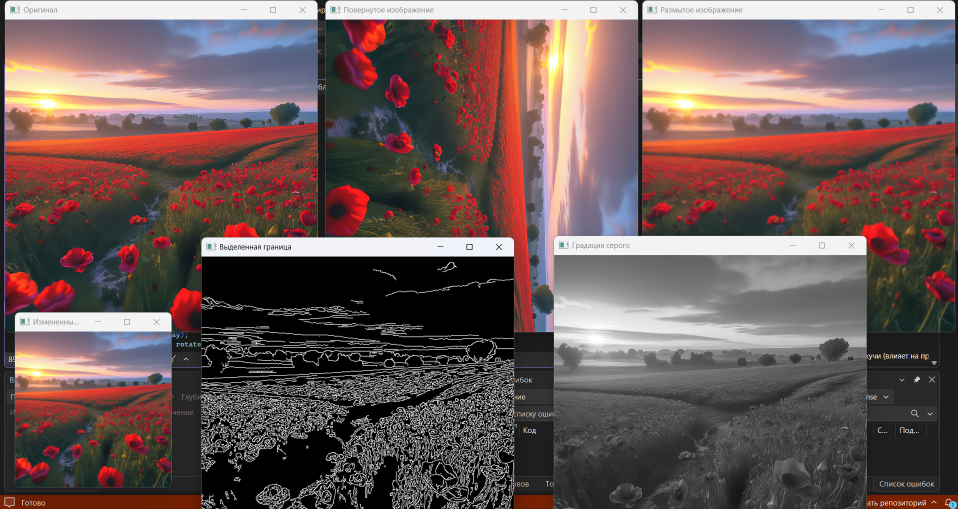
//> input picture lab1/lab1.png, 1915 x 1018 px, given in place of lab1.jpg, which was not available (shown at 1/2 size)
$ ./rzo_lab1_8sem   (built with g++ and OpenCV 4)
//> lines starting //> are read from the running program, lines starting //| are printed output that depends on the picture; pictures that were not available may be replaced by others from this repository, and a replacement may not be noted
#include <opencv2/opencv.hpp>
#include <iostream>

    int main()
{
    cv::Mat img = cv::imread("lab1.jpg");
//> img is the input picture: 1018 rows x 1915 cols, CV_8UC3; mean B, G, R 88.9, 90.3, 109.7

    if (img.empty()) {
        std::cout << "Ошибка загрузки изображения!" << std::endl;
        return -1;
    }

    cv::Mat gray;
    cv::cvtColor(img, gray, cv::COLOR_BGR2GRAY);
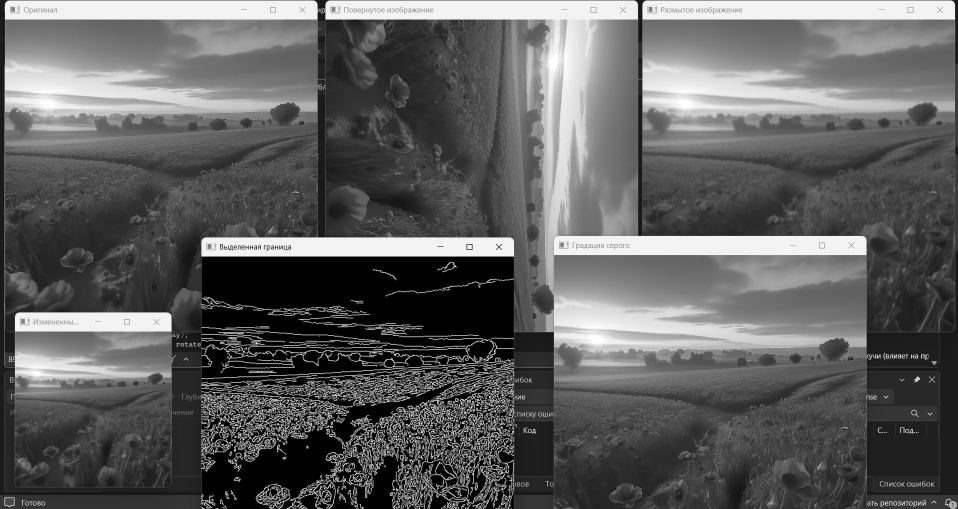
//> gray: 1018 rows x 1915 cols, CV_8UC1 (shown at 1/2 size); min 0, max 255, mean 95.9

    cv::Mat resized;
    cv::resize(img, resized, cv::Size(), 0.5, 0.5);
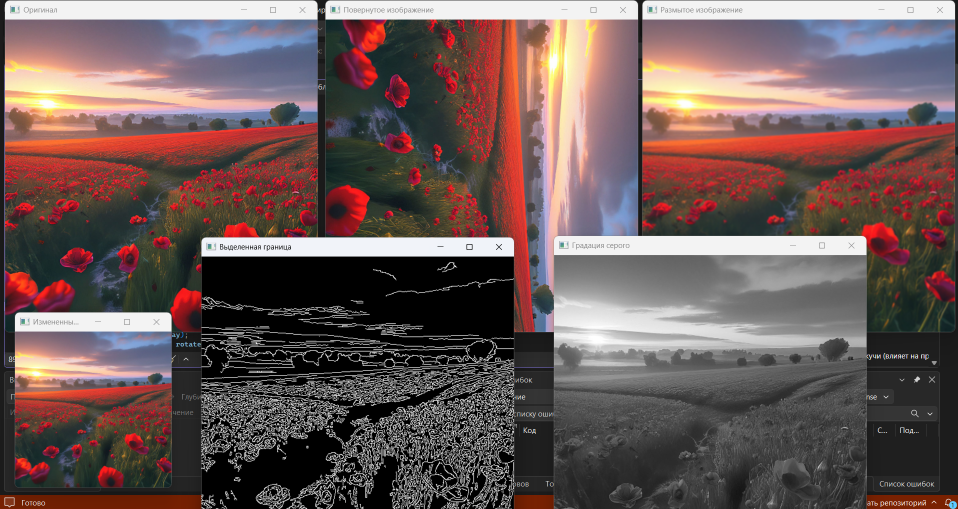
//> resized: 509 rows x 958 cols, CV_8UC3; mean B, G, R 89, 90.4, 109.8

    cv::Mat rotated;
    cv::rotate(img, rotated, cv::ROTATE_90_CLOCKWISE);
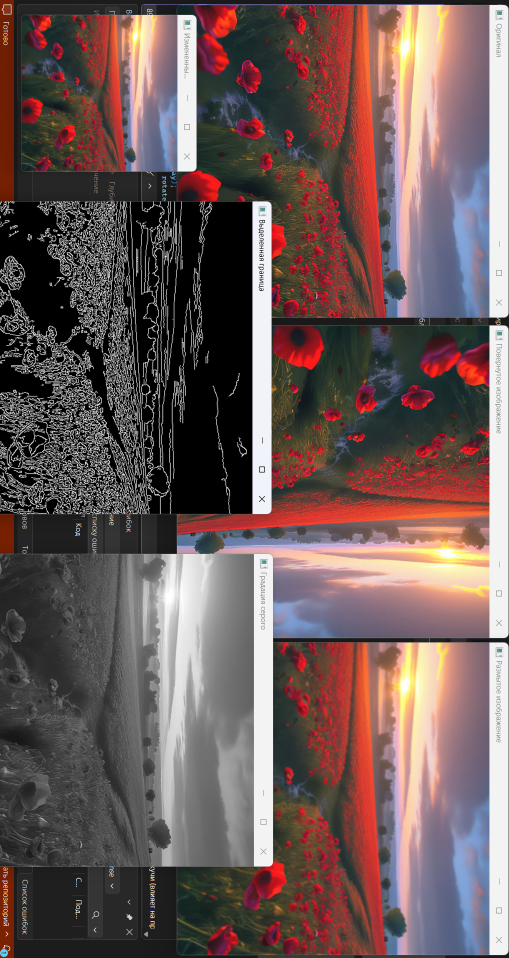
//> rotated: 1915 rows x 1018 cols, CV_8UC3 (shown at 1/2 size); mean B, G, R 88.9, 90.3, 109.7

    cv::Mat blurred;
    cv::GaussianBlur(img, blurred, cv::Size(5, 5), 0);

    cv::Mat edges;
    cv::Canny(img, edges, 50, 150);
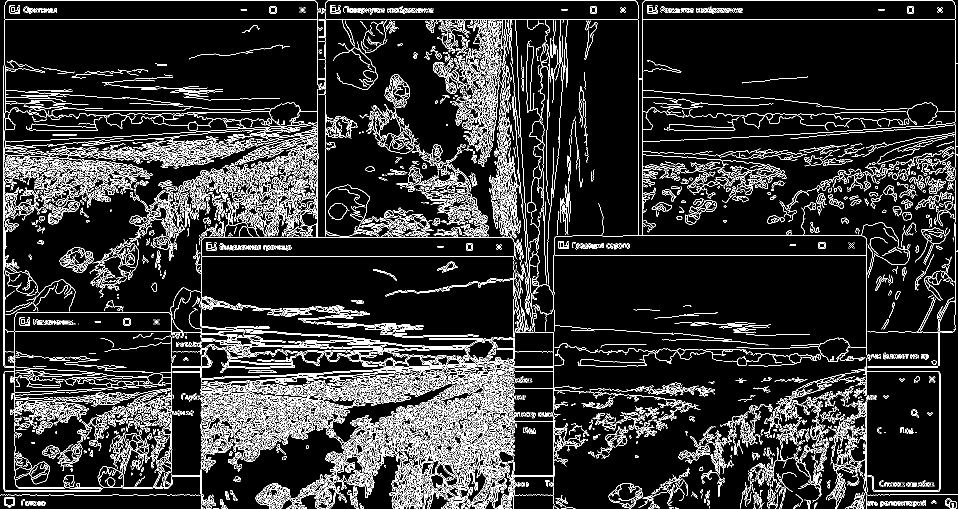
//> edges: 1018 rows x 1915 cols, CV_8UC1 (shown at 1/2 size); 11.7% white in thin lines or dots

    cv::imwrite("gray.jpg", gray);
    cv::imwrite("rotated.jpg", rotated);

    cv::imshow("Оригинал", img);
    cv::imshow("Измененный размер", resized);
    cv::imshow("Повернутое изображение", rotated);
    cv::imshow("Размытое изображение", blurred);
    cv::imshow("Выделенная граница", edges);
    cv::imshow("Градация серого", gray);

    cv::waitKey(0);
    return 0;
}
